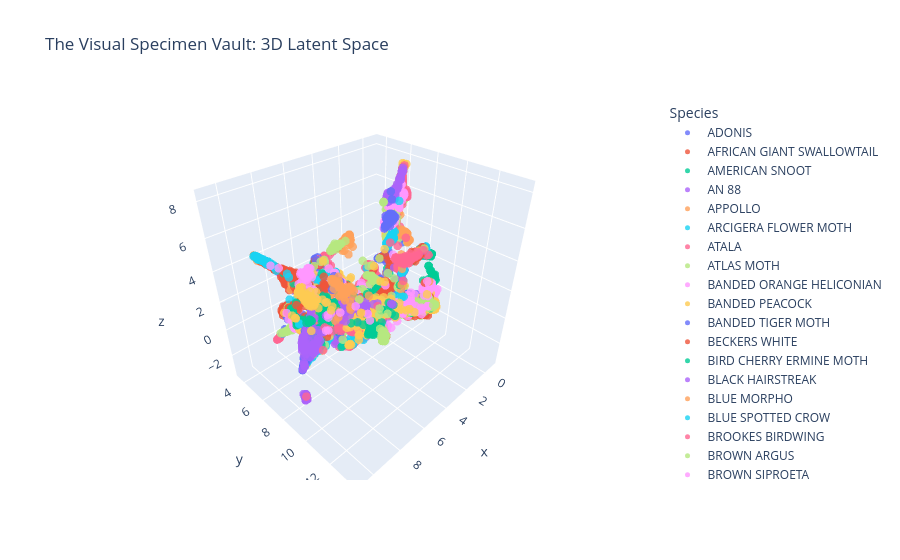

The notebook cell saved with this chart:
### Code cell
# Map the numerical labels back to their actual string names (e.g., "ADONIS")
species_names = [class_mapping[label] for label in labels]

# Create a Pandas DataFrame to easily feed into Plotly
df = pd.DataFrame({
    'x': embeddings_3d[:, 0],
    'y': embeddings_3d[:, 1],
    'z': embeddings_3d[:, 2],
    'Species': species_names
})

# Generate the interactive 3D scatter plot
fig = px.scatter_3d(
    df, x='x', y='y', z='z',
    color='Species',
    title='The Visual Specimen Vault: 3D Latent Space',
    opacity=0.8,
    hover_name='Species'
)

# Adjust marker size for better visibility
fig.update_traces(marker=dict(size=5))

# Display the plot right here in VS Code
fig.show()
